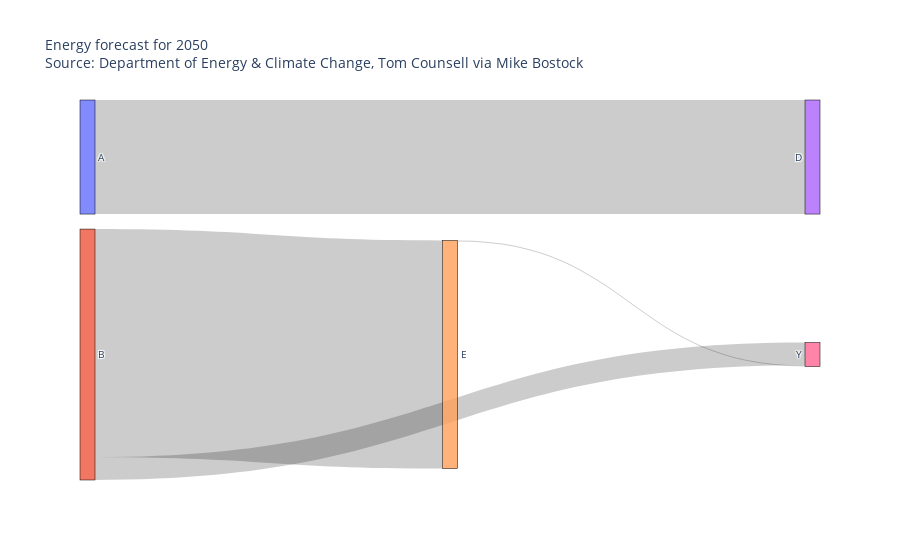

This figure's notebook cell:
### Code cell
fig3 = go.Figure(data=[go.Sankey(
    valueformat = ".0f",
    valuesuffix = "TWh",
    # Define nodes
    node = dict(
      pad = 15,
      thickness = 15,
      line = dict(color = "black", width = 0.5),
      label = ['A','B','C','D','E','X','Y','Z']
     # color = 
    ),
    # Add links
    link = dict(
      source =  [0,1,4,1],
      target =  [3,4,6,6],
      value =  [100,200,1,20],
     
      #color =  a['link']['color']
))])

fig3.update_layout(title_text="Energy forecast for 2050<br>Source: Department of Energy & Climate Change, Tom Counsell via <a href='https://bost.ocks.org/mike/sankey/'>Mike Bostock</a>",
                  font_size=10)
fig3.show()

### Figure 1 — Plotly figure (JSON) as saved in the notebook; plotly's stock layout.template omitted (floating-point values rounded to 4 significant figures)
{"data": [{"link": {"source": [0, 1, 4, 1], "target": [3, 4, 6, 6], "value": [100, 200, 1, 20]}, "node": {"label": ["A", "B", "C", "D", "E", "X", "Y", "Z"], "line": {"color": "black", "width": 0.5}, "pad": 15, "thickness": 15}, "type": "sankey", "valueformat": ".0f", "valuesuffix": "TWh"}], "layout": {"font": {"size": 10}, "title": {"text": "Energy forecast for 2050<br>Source: Department of Energy & Climate Change, Tom Counsell via <a href='https://bost.ocks.org/mike/sankey/'>Mike Bostock</a>"}}}
